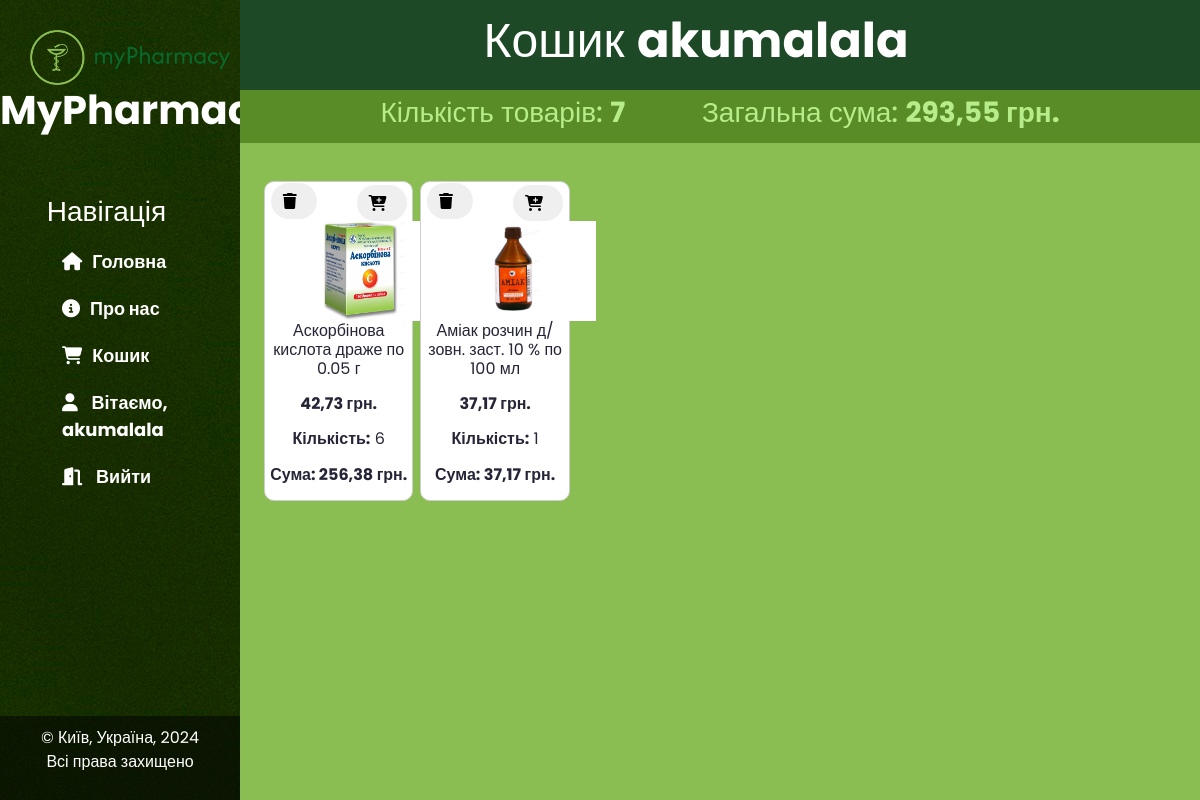
/cart (signed in), run on the app's committed database.
### main/models.py (models this page shows, shortened)
class Cart(models.Model):
    user = models.ForeignKey(User, on_delete=models.CASCADE)
    drug = models.ForeignKey(Drug, on_delete=models.CASCADE)
    quantity = models.PositiveIntegerField(default=0)
    created_timestamp = models.DateTimeField(auto_now_add=True)
    @property
    def sum(self):
        return self.quantity * self.drug.price

class Drug(models.Model):
    name = models.CharField(max_length=70)
    developer = models.CharField(max_length=70)
    appointment = models.CharField(max_length=70)
    measurement = models.CharField(max_length=20)
    image = models.ImageField()
    price = models.FloatField(default=0.0)
    category = models.ForeignKey('Category', on_delete=models.PROTECT, null=True)
    about_product = models.TextField(blank=True)
    indication = models.TextField(blank=True)
    contraindication = models.TextField(blank=True)
    dose = models.TextField(blank=True)

### main/views.py (the view)
# urls.py: path('cart', views.show_cart, name='cart'),
def show_cart(request):
    carts = Cart.objects.filter(user=request.user)
    total_quantity = sum(cart.quantity for cart in carts)
    total_price = sum(cart.sum for cart in carts)
    context = {
        'carts': carts,
        'total_quantity': total_quantity,
        'total_price': total_price,
    }
    return render(request, 'main/cart.html', context=context)

### main/templates/main/cart.html (shortened to what this page needs)
{% extends 'main/layout.html' %}
{% load static %}
{% block import_static %}
<link rel="stylesheet" href="{% static 'main/css/cart.css' %}">
<link rel="stylesheet" href="{% static 'main/css/main.css' %}">
{% endblock %}
{% block content %}
<div class="main-text">
    <h1>Кошик <b>{{ user.username }}</b></h1>
</div>
<div class="main-content">
    {% if carts %}
        <div class="final_count">
            <h3>Кількість товарів: <b>{{ total_quantity }}</b></h3>
            <h3>Загальна сума: <b>{{ total_price|floatformat:2 }} грн.</b></h3>
        </div>
        <div class="drugs-container">
            {% for cart in carts %}
                <div class="drug-card">
                    <form action="{% url 'cart-delete' drug_id=cart.id %}" method="post" style="display: inline;">
                        <button type="submit"><i class="fa-solid fa-trash"></i></button>
                    </form>
                    <form action="{% url 'cart-add' drug_id=cart.drug.id %}" method="post" style="display: inline;">
                        <button type="submit" id="add"><i class="fa-solid fa-cart-plus"></i></button>
                    </form>
                    <a href="{% url 'drug-detail' cart.drug.id %}">
                        <img class="image" src="{{ cart.drug.image.url }}" alt="{{ cart.drug.name }}">
                        <p>{{ cart.drug.name }}</p>
                        <p><b>{{ cart.drug.price }} грн.</b></p>
                        <p><b>Кількість:</b> {{ cart.quantity }}</p>
                        <p><b>Сума: {{ cart.sum }} грн. </b></p>
                    </a>
                </div>
            {% endfor %}
        </div>
    {% else %}
        <h1 class="empty-cart-message">Кошик порожній</h1>
    {% endif %}
</div>
{% endblock %}

### main/templates/main/layout.html (shortened to what this page needs)
{% load static %}
<html lang="en">
<head>
    <link rel="stylesheet" href="https://cdn.jsdelivr.net/npm/bootstrap@5.3.2/dist/css/bootstrap.min.css">
    <link rel="stylesheet" href="{% static 'main/css/base.css' %}">
    {% block import_static %}
    {% endblock %}
</head>
<body>
    <aside>
        <img src="{% static 'main/img/logo2.png' %}" alt="Логотип">
        <a class="logo" href="{% url 'home' %}">MyPharmacy</a>
        <h3>Навігація</h3>
        <ul>
            <a href="{% url 'home' %}"><li><i class="fa-solid fa-house"></i>Головна</li></a>
            <a href="{% url 'about' %}"><li><i class="fa-solid fa-circle-info"></i>Про нас</li></a>
            {% if request.user.is_authenticated%}
                <a href="{% url 'cart' %}"><li><i class="fa-solid fa-cart-shopping"></i>Кошик</li></a>
                <a href="{% url 'profile' %}"><li><i class="fa-solid fa-user"></i> Вітаємо, {{ user.username }}</li></a>
                <a href="{% url 'logout' %}"><li><i class="fa-solid fa-door-open"></i></i> Вийти</li></a>
            {% else %}
            <a href="{% url 'login' %}"><li><i class="fa-solid fa-cart-shopping"></i>Кошик</li></a>
            <a href="{% url 'login' %}"><li><i class="fa-solid fa-user"></i>Увійти</li></a>
            {% endif %}
        </ul>
    <footer>
        <p>&copy; Київ, Україна, 2024<br>Всі права захищено</p>
    </footer>
    </aside>
    <main>
        {% block content %}
        {% endblock %}
    </main>
</body>
</html>

### main/static/main/css/base.css (style rules this page uses)
body { background: #8ABE53; padding-bottom: 10px; font-family: 'Poppins', sans-serif; overflow-x: hidden; }
aside { float: left; background-image: url("../img/stripes-dark-leaf.jpg"); width: 20%; left: 0; padding: 2.5%; height: 100vh; color: #fff; position: fixed; }
aside img { width: 200px; margin-right: -20px; }
aside .logo { color: #fff; text-decoration: none; font-size: 40px; margin-left: -30px; font-weight: bold; position: relative; top: -5px; }
aside h3 { margin-top: 50px; font-size: 28px; margin-left: -15%; }
aside ul { list-style: none }
aside ul li { color: #fff; display: block; font-size: 18px; font-weight: bold; margin-top: 20px; transition: transform .6s ease; }
footer { position: fixed; left: 0; bottom: 0; width: 20%; background-color: rgba(2, 5, 2, 0.55); color: #fff; text-align: center; padding: 10px 0; }
p, h3 { text-align: center; }
i { margin-right: 10px; }

### main/static/main/css/cart.css (style rules this page uses)
.drugs-container { padding-top: 4%; }
.main-text { padding-top: 1%; background-color: #1e4927; padding-bottom: 1%; }
.main-text h1 { color: #fff; text-align: center; margin-left: 16%; font-size: 48px; }
.drug-card form button { border: none; border-radius: 20px; cursor: pointer; margin-left: 4%; padding-left: 8%; margin-top: 1%; }
#add { float: right; margin-top: 2%; margin-right: 4%; padding-right: -5%; }
.final_count { background-color: rgb(89, 140, 38); color: #b7ec8b; margin-left: -2.55%; padding: 6px 15%; text-align: left; display: flex; justify-content: space-between; align-items: center; }
.final_count h3 { line-height: 1.2; }

### main/static/main/css/main.css (style rules this page uses)
input[type="text"], input[type="search"], button { padding: 10px; font-size: 16px; border: 1px solid #ffffff; border-radius: 20px; }
button { border: none; border-radius: 20px; cursor: pointer; margin-left: -5%; margin-top: 1%; }
.main-content { position: relative; margin-left: 22%; }
.drugs-container { display: flex; flex-wrap: wrap; justify-content: flex-start; gap: 7px; margin-right: -3%; }
.drug-card { width: 15.5%; background-color: #ffffff; box-sizing: border-box; border: 1px solid #ccc; border-radius: 10px; text-align: left; transition: transform 0.3s ease; }
.drug-card a { width: 200px; height: 40px; word-wrap: break-word; text-align: left; padding-left: 15px; transition: transform .6s ease; font-size: 16px; color: #252537; text-decoration: none; padding-top: -5px; }
.drug-card img { align-items: center; }
.drug-card a p { line-height: 1.2; }
.image { width: 160px; height: 100px; }
.drug-card p { line-height: 1.2; }

### main/templates/main/layout.html (style rules this page uses)
a { text-decoration: none; }

### data on the page
Cart: drug.image (picture), drug.name "Аскорбінова кислота драже по 0.05 г", drug.price "42,73", quantity "6", sum "256,38"
Cart: drug.image (picture), drug.name "Аміак розчин д/зовн. заст. 10 % по 100 мл", drug.price "37,17", quantity "1", sum "37,17"

### other printed values
{{ user.username }} "akumalala"
{{ total_quantity }} "7"
{{ total_price|floatformat:2 }} "293,55"
